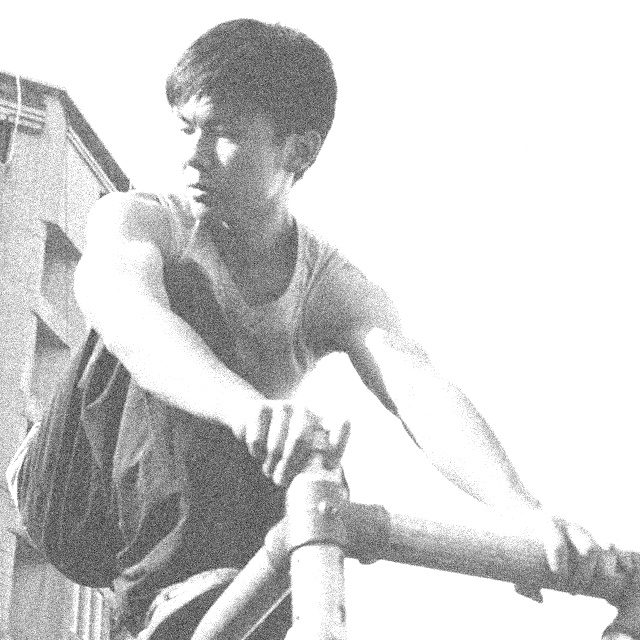
//> input picture Homework/Fourier_Transform/gaussian-noise-image.jpg, 640 x 640 px
$ ./Fourier   (built with g++ and OpenCV 4)
//> lines starting //> are read from the running program, lines starting //| are printed output that depends on the picture
#include <iostream>
#include <vector>
#include <cstring>
#include <stdlib.h>
#include <stdio.h>

#include "opencv2/imgproc/imgproc.hpp"
#include "opencv2/imgcodecs.hpp"
#include "opencv2/highgui/highgui.hpp"
#include "opencv2/features2d/features2d.hpp"

using namespace std;
using namespace cv;


/* Global Variables	 全域變數區 */
int DELAY_CAPTION = 3000;					// 在這裡可以調整投影片顯示的間隔時間
int DELAY_BLUR = 3000;
Mat src, dst;
Mat I;

const char* file_name;						// 設定圖片名稱
const char* window_name = "Fourier Demo";	// 設定視窗名稱


/* Function headers	 副程式宣告區 */
int Origin( void );							// 顯示原來的圖片
int Fourier( void );						// 處理雜訊圖片
int display_caption( const char* caption );	// 投影片隔頁(顯示文字)
int display_dst( int delay );				// 顯示圖片視窗


/* function main  主程式入口 */
int main( void )
{
	// 處理"高斯雜訊"之圖片
	namedWindow( window_name, WINDOW_AUTOSIZE );	// 新增視窗
	file_name = "gaussian-noise-image.jpg";			// 設定要處理之圖片名稱
	Origin();										// 顯示原圖

	display_caption( "Fourier Transform..." ); 		// 顯示隔頁文字
	Fourier();										// 進行傅立葉轉換
	waitKey(0);										// 等待鍵盤按下任一按鍵
	destroyWindow( window_name );					// 銷毀視窗


	// 處理"椒鹽雜訊"之圖片
	namedWindow( window_name, WINDOW_AUTOSIZE );	// 新增視窗
	file_name = "salt&pepper-noise-image.jpg";		// 設定要處理之圖片名稱
	Origin();										// 顯示原圖

	display_caption( "Fourier Transform..." ); 		// 顯示隔頁文字
	Fourier();										// 將圖片去除雜訊
	waitKey(0);										// 等待鍵盤按下任一按鍵
	destroyWindow( window_name );					// 銷毀視窗


	waitKey(0);
	return 0;
}


int Origin( void )
{
	src = imread( file_name, 1 );			// 載入來源圖片
//> src is the input picture: 640 rows x 640 cols, CV_8UC3; min 25, max 255, mean 211.4
	if( display_caption( "Original Image (Before)" ) != 0 ) { return 0; }
	dst = src.clone();
	if( display_dst( DELAY_CAPTION ) != 0 ) { return 0; }
}


int Fourier( void )
{
    I = imread( file_name, CV_LOAD_IMAGE_GRAYSCALE );			// 載入來源圖片
//> I: 640 rows x 640 cols, CV_8UC1; min 25, max 255, mean 211.4

	Mat padded;                            //expand input image to optimal size
    int m = getOptimalDFTSize( I.rows );
//> m = 640
    int n = getOptimalDFTSize( I.cols ); // on the border add zero values
//> n = 640
    copyMakeBorder(I, padded, 0, m - I.rows, 0, n - I.cols, BORDER_CONSTANT, Scalar::all(0));

    Mat planes[] = {Mat_<float>(padded), Mat::zeros(padded.size(), CV_32F)};
//> planes[1]: 640 rows x 640 cols, CV_32FC1; every value is 0
    Mat complexI;
    merge(planes, 2, complexI);         // Add to the expanded another plane with zeros

    dft(complexI, complexI);            // this way the result may fit in the source matrix

    // compute the magnitude and switch to logarithmic scale
    // => log(1 + sqrt(Re(DFT(I))^2 + Im(DFT(I))^2))
    split(complexI, planes);                   // planes[0] = Re(DFT(I), planes[1] = Im(DFT(I))
    magnitude(planes[0], planes[1], planes[0]);// planes[0] = magnitude
    Mat magI = planes[0];

    magI += Scalar::all(1);                    // switch to logarithmic scale
    log(magI, magI);

    // crop the spectrum, if it has an odd number of rows or columns
    magI = magI(Rect(0, 0, magI.cols & -2, magI.rows & -2));

    // rearrange the quadrants of Fourier image  so that the origin is at the image center
    int cx = magI.cols/2;
//> cx = 320
    int cy = magI.rows/2;
//> cy = 320

    Mat q0(magI, Rect(0, 0, cx, cy));   // Top-Left - Create a ROI per quadrant
    Mat q1(magI, Rect(cx, 0, cx, cy));  // Top-Right
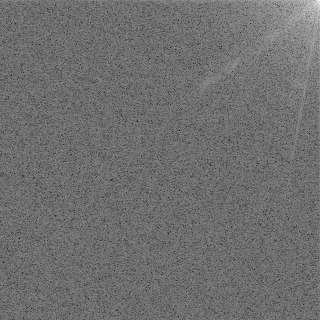
//> q1: 320 rows x 320 cols, CV_32FC1; min 3.4, max 16.01, mean 8.9; drawn with min black and max white
    Mat q2(magI, Rect(0, cy, cx, cy));  // Bottom-Left
    Mat q3(magI, Rect(cx, cy, cx, cy)); // Bottom-Right

    Mat tmp;                           // swap quadrants (Top-Left with Bottom-Right)
    q0.copyTo(tmp);
    q3.copyTo(q0);
    tmp.copyTo(q3);

    q1.copyTo(tmp);                    // swap quadrant (Top-Right with Bottom-Left)
    q2.copyTo(q1);
    tmp.copyTo(q2);

    normalize(magI, magI, 0, 1, NORM_MINMAX); // Transform the matrix with float values into a
                                            // viewable image form (float between values 0 and 1).
    dst = magI.clone();

	if( display_dst( DELAY_CAPTION ) != 0 )
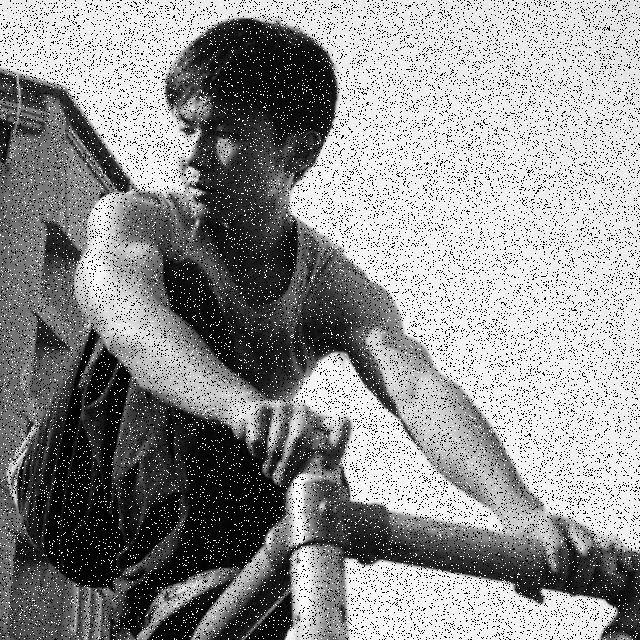
//> input picture Homework/Fourier_Transform/salt&pepper-noise-image.jpg, 640 x 640 px
//> in Origin, src is the input picture: 640 rows x 640 cols, CV_8UC3; min 0, max 255, mean 144.6
//> in Fourier (call 2), `Mat q0(magI, Rect(0, 0, cx, cy));`:
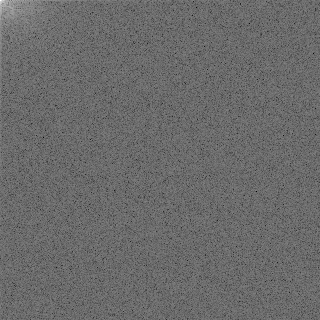
//> q0: 320 rows x 320 cols, CV_32FC1; min 4.81, max 17.9, mean 10.29; drawn with min black and max white
//> in Fourier (call 2), `Mat q1(magI, Rect(cx, 0, cx, cy));`:
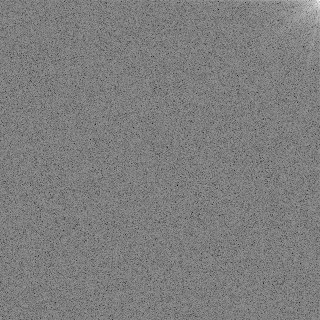
//> q1: 320 rows x 320 cols, CV_32FC1; min 4.3, max 16.41, mean 10.29; drawn with min black and max white
//> in Fourier (call 2), `Mat q2(magI, Rect(0, cy, cx, cy));`:
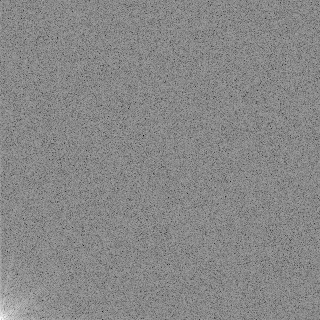
//> q2: 320 rows x 320 cols, CV_32FC1; min 4.3, max 15.55, mean 10.29; drawn with min black and max white
//> in Fourier (call 2), `Mat q3(magI, Rect(cx, cy, cx, cy));`:
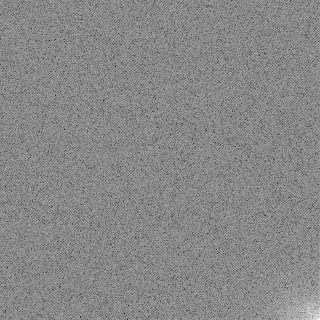
//> q3: 320 rows x 320 cols, CV_32FC1; min 4.81, max 15.09, mean 10.29; drawn with min black and max white
//> in Fourier (call 2), `q3.copyTo(q0);`:
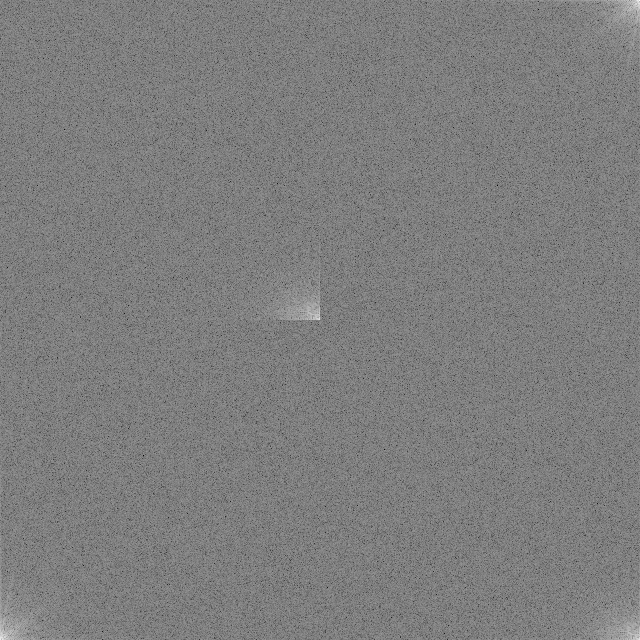
//> magI: 640 rows x 640 cols, CV_32FC1; min 4.3, max 16.41, mean 10.29; drawn with min black and max white
	{ return 0;	}
}


/* function display_caption  投影片隔頁(顯示文字) */
int display_caption( const char* caption )
{
	dst = Mat::zeros( src.size(), src.type() );
	putText( dst, caption,
		   Point( src.cols/4, src.rows/2),
		   FONT_HERSHEY_COMPLEX, 1, Scalar(255, 255, 255) );

	imshow( window_name, dst );
	int c = waitKey( DELAY_CAPTION );
	if( c >= 0 ) { return -1; }
	return 0;
}


/* function display_dst  顯示圖片視窗 */
int display_dst( int delay )
{
	imshow( window_name, dst );
	int c = waitKey ( delay );
	if( c >= 0 ) { return -1; }

	return 0;
}
